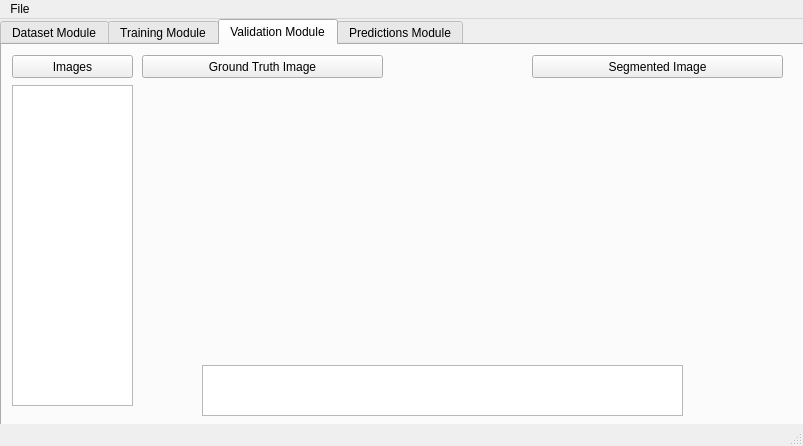
<?xml version="1.0" encoding="UTF-8"?>
<ui version="4.0">
 <class>MainWindow</class>
 <widget class="QMainWindow" name="MainWindow">
  <property name="geometry">
   <rect>
    <x>0</x>
    <y>0</y>
    <width>803</width>
    <height>446</height>
   </rect>
  </property>
  <property name="mouseTracking">
   <bool>false</bool>
  </property>
  <property name="focusPolicy">
   <enum>Qt::WheelFocus</enum>
  </property>
  <property name="windowTitle">
   <string>MainWindow</string>
  </property>
  <property name="animated">
   <bool>true</bool>
  </property>
  <property name="documentMode">
   <bool>false</bool>
  </property>
  <widget class="QWidget" name="centralwidget">
   <widget class="QLabel" name="label_3">
    <property name="geometry">
     <rect>
      <x>490</x>
      <y>190</y>
      <width>47</width>
      <height>13</height>
     </rect>
    </property>
    <property name="text">
     <string>Size:</string>
    </property>
   </widget>
   <widget class="QTabWidget" name="tabWidget">
    <property name="geometry">
     <rect>
      <x>0</x>
      <y>0</y>
      <width>871</width>
      <height>501</height>
     </rect>
    </property>
    <property name="currentIndex">
     <number>2</number>
    </property>
    <property name="iconSize">
     <size>
      <width>16</width>
      <height>16</height>
     </size>
    </property>
    <property name="movable">
     <bool>true</bool>
    </property>
    <widget class="QWidget" name="tab">
     <attribute name="title">
      <string>Dataset Module</string>
     </attribute>
     <widget class="QListWidget" name="listWidget">
      <property name="geometry">
       <rect>
        <x>10</x>
        <y>40</y>
        <width>101</width>
        <height>301</height>
       </rect>
      </property>
     </widget>
     <widget class="QLabel" name="label">
      <property name="geometry">
       <rect>
        <x>140</x>
        <y>10</y>
        <width>480</width>
        <height>320</height>
       </rect>
      </property>
      <property name="styleSheet">
       <string notr="true">background-image: url(C:/Users/ASUS/Downloads/81906226_2632607470152530_5638401227596234752_o.jpg);</string>
      </property>
      <property name="text">
       <string/>
      </property>
      <property name="pixmap">
       <pixmap>:/newPrefix/C:/Users/ASUS/Downloads/81906226_2632607470152530_5638401227596234752_o.jpg</pixmap>
      </property>
      <property name="scaledContents">
       <bool>true</bool>
      </property>
      <property name="wordWrap">
       <bool>false</bool>
      </property>
      <property name="openExternalLinks">
       <bool>false</bool>
      </property>
     </widget>
     <widget class="QPushButton" name="pushButton">
      <property name="geometry">
       <rect>
        <x>640</x>
        <y>10</y>
        <width>151</width>
        <height>23</height>
       </rect>
      </property>
      <property name="text">
       <string>Parameters</string>
      </property>
     </widget>
     <widget class="QListWidget" name="listWidget_4">
      <property name="geometry">
       <rect>
        <x>670</x>
        <y>190</y>
        <width>101</width>
        <height>131</height>
       </rect>
      </property>
      <item>
       <property name="text">
        <string>Trees</string>
       </property>
      </item>
      <item>
       <property name="text">
        <string>Banners </string>
       </property>
      </item>
     </widget>
     <widget class="QLabel" name="label_4">
      <property name="geometry">
       <rect>
        <x>719</x>
        <y>50</y>
        <width>31</width>
        <height>16</height>
       </rect>
      </property>
      <property name="text">
       <string>Type:</string>
      </property>
     </widget>
     <widget class="QLabel" name="label_5">
      <property name="geometry">
       <rect>
        <x>640</x>
        <y>160</y>
        <width>47</width>
        <height>13</height>
       </rect>
      </property>
      <property name="text">
       <string>Size:</string>
      </property>
     </widget>
     <widget class="QListWidget" name="listWidget_5">
      <property name="geometry">
       <rect>
        <x>670</x>
        <y>40</y>
        <width>101</width>
        <height>111</height>
       </rect>
      </property>
      <item>
       <property name="text">
        <string>Auto Label</string>
       </property>
      </item>
      <item>
       <property name="text">
        <string>Polygon</string>
       </property>
      </item>
      <item>
       <property name="text">
        <string>Brush</string>
       </property>
      </item>
     </widget>
     <widget class="QSpinBox" name="Size_2">
      <property name="geometry">
       <rect>
        <x>671</x>
        <y>160</y>
        <width>101</width>
        <height>22</height>
       </rect>
      </property>
      <property name="value">
       <number>1</number>
      </property>
      <property name="displayIntegerBase">
       <number>10</number>
      </property>
     </widget>
     <widget class="QPushButton" name="pushButton_13">
      <property name="geometry">
       <rect>
        <x>10</x>
        <y>10</y>
        <width>101</width>
        <height>23</height>
       </rect>
      </property>
      <property name="text">
       <string>Images</string>
      </property>
     </widget>
     <widget class="QPushButton" name="pushButton_14">
      <property name="geometry">
       <rect>
        <x>120</x>
        <y>350</y>
        <width>75</width>
        <height>23</height>
       </rect>
      </property>
      <property name="text">
       <string>Undo</string>
      </property>
     </widget>
     <widget class="QPushButton" name="pushButton_15">
      <property name="geometry">
       <rect>
        <x>611</x>
        <y>350</y>
        <width>75</width>
        <height>23</height>
       </rect>
      </property>
      <property name="text">
       <string>Save</string>
      </property>
     </widget>
    </widget>
    <widget class="QWidget" name="tab_2">
     <attribute name="title">
      <string>Training Module</string>
     </attribute>
     <widget class="QPushButton" name="pushButton_2">
      <property name="geometry">
       <rect>
        <x>20</x>
        <y>10</y>
        <width>171</width>
        <height>23</height>
       </rect>
      </property>
      <property name="text">
       <string>Images</string>
      </property>
     </widget>
     <widget class="QListWidget" name="listWidget_2">
      <property name="geometry">
       <rect>
        <x>20</x>
        <y>40</y>
        <width>171</width>
        <height>211</height>
       </rect>
      </property>
     </widget>
     <widget class="QPushButton" name="pushButton_4">
      <property name="geometry">
       <rect>
        <x>20</x>
        <y>260</y>
        <width>171</width>
        <height>23</height>
       </rect>
      </property>
      <property name="text">
       <string>Parameters</string>
      </property>
     </widget>
     <widget class="QPushButton" name="pushButton_5">
      <property name="geometry">
       <rect>
        <x>260</x>
        <y>120</y>
        <width>481</width>
        <height>81</height>
       </rect>
      </property>
      <property name="text">
       <string>Run Architecture</string>
      </property>
      <property name="icon">
       <iconset>
        <normaloff>C:/Users/lenovo/.designer/downloads/play-png-icon.png</normaloff>C:/Users/lenovo/.designer/downloads/play-png-icon.png</iconset>
      </property>
     </widget>
     <widget class="QPushButton" name="pushButton_6">
      <property name="geometry">
       <rect>
        <x>260</x>
        <y>230</y>
        <width>481</width>
        <height>81</height>
       </rect>
      </property>
      <property name="text">
       <string>Save Module</string>
      </property>
      <property name="icon">
       <iconset>
        <normaloff>C:/Users/lenovo/.designer/downloads/images (1).png</normaloff>C:/Users/lenovo/.designer/downloads/images (1).png</iconset>
      </property>
     </widget>
     <widget class="QSpinBox" name="spinBox">
      <property name="geometry">
       <rect>
        <x>80</x>
        <y>290</y>
        <width>111</width>
        <height>16</height>
       </rect>
      </property>
     </widget>
     <widget class="QLabel" name="label_9">
      <property name="geometry">
       <rect>
        <x>20</x>
        <y>290</y>
        <width>47</width>
        <height>13</height>
       </rect>
      </property>
      <property name="text">
       <string>Epochs:</string>
      </property>
     </widget>
     <widget class="QLabel" name="label_10">
      <property name="geometry">
       <rect>
        <x>20</x>
        <y>320</y>
        <width>61</width>
        <height>16</height>
       </rect>
      </property>
      <property name="text">
       <string>Batch Size:</string>
      </property>
     </widget>
     <widget class="QSpinBox" name="spinBox_2">
      <property name="geometry">
       <rect>
        <x>80</x>
        <y>320</y>
        <width>111</width>
        <height>16</height>
       </rect>
      </property>
     </widget>
     <widget class="QLabel" name="label_11">
      <property name="geometry">
       <rect>
        <x>20</x>
        <y>350</y>
        <width>71</width>
        <height>16</height>
       </rect>
      </property>
      <property name="text">
       <string>Learning Rate:</string>
      </property>
     </widget>
     <widget class="QDoubleSpinBox" name="doubleSpinBox">
      <property name="geometry">
       <rect>
        <x>100</x>
        <y>350</y>
        <width>91</width>
        <height>16</height>
       </rect>
      </property>
      <property name="mouseTracking">
       <bool>false</bool>
      </property>
      <property name="focusPolicy">
       <enum>Qt::NoFocus</enum>
      </property>
      <property name="buttonSymbols">
       <enum>QAbstractSpinBox::NoButtons</enum>
      </property>
      <property name="decimals">
       <number>6</number>
      </property>
      <property name="singleStep">
       <double>0.000000000000000</double>
      </property>
     </widget>
     <widget class="QLabel" name="label_12">
      <property name="geometry">
       <rect>
        <x>410</x>
        <y>30</y>
        <width>171</width>
        <height>81</height>
       </rect>
      </property>
      <property name="styleSheet">
       <string notr="true">background-image: url(:/newPrefix/giphy.gif);
image: url(:/newPrefix/giphy.gif);</string>
      </property>
      <property name="text">
       <string/>
      </property>
     </widget>
    </widget>
    <widget class="QWidget" name="tab_3">
     <attribute name="title">
      <string>Validation Module</string>
     </attribute>
     <widget class="QPushButton" name="pushButton_7">
      <property name="geometry">
       <rect>
        <x>10</x>
        <y>10</y>
        <width>121</width>
        <height>23</height>
       </rect>
      </property>
      <property name="text">
       <string>Images</string>
      </property>
     </widget>
     <widget class="QListWidget" name="listWidget_7">
      <property name="geometry">
       <rect>
        <x>10</x>
        <y>40</y>
        <width>121</width>
        <height>321</height>
       </rect>
      </property>
     </widget>
     <widget class="QPushButton" name="pushButton_8">
      <property name="geometry">
       <rect>
        <x>140</x>
        <y>10</y>
        <width>241</width>
        <height>23</height>
       </rect>
      </property>
      <property name="text">
       <string>Ground Truth Image</string>
      </property>
     </widget>
     <widget class="QLabel" name="label_2">
      <property name="geometry">
       <rect>
        <x>140</x>
        <y>40</y>
        <width>301</width>
        <height>261</height>
       </rect>
      </property>
      <property name="styleSheet">
       <string notr="true">background-image: url(C:/Users/ASUS/Downloads/81906226_2632607470152530_5638401227596234752_o.jpg);</string>
      </property>
      <property name="text">
       <string/>
      </property>
      <property name="pixmap">
       <pixmap>:/newPrefix/C:/Users/ASUS/Downloads/81906226_2632607470152530_5638401227596234752_o.jpg</pixmap>
      </property>
      <property name="scaledContents">
       <bool>true</bool>
      </property>
     </widget>
     <widget class="QPushButton" name="pushButton_9">
      <property name="geometry">
       <rect>
        <x>530</x>
        <y>10</y>
        <width>251</width>
        <height>23</height>
       </rect>
      </property>
      <property name="text">
       <string>Segmented Image</string>
      </property>
     </widget>
     <widget class="QLabel" name="label_6">
      <property name="geometry">
       <rect>
        <x>460</x>
        <y>40</y>
        <width>321</width>
        <height>261</height>
       </rect>
      </property>
      <property name="text">
       <string/>
      </property>
      <property name="pixmap">
       <pixmap>:/newPrefix/C:/Users/ASUS/Downloads/81906226_2632607470152530_5638401227596234752_o.jpg</pixmap>
      </property>
      <property name="scaledContents">
       <bool>true</bool>
      </property>
     </widget>
     <widget class="QListWidget" name="listWidget_8">
      <property name="geometry">
       <rect>
        <x>200</x>
        <y>320</y>
        <width>481</width>
        <height>51</height>
       </rect>
      </property>
      <property name="autoFillBackground">
       <bool>false</bool>
      </property>
     </widget>
    </widget>
    <widget class="QWidget" name="tab_4">
     <attribute name="title">
      <string>Predictions Module</string>
     </attribute>
     <widget class="QPushButton" name="pushButton_10">
      <property name="geometry">
       <rect>
        <x>10</x>
        <y>10</y>
        <width>121</width>
        <height>23</height>
       </rect>
      </property>
      <property name="text">
       <string>Images</string>
      </property>
     </widget>
     <widget class="QListWidget" name="listWidget_9">
      <property name="geometry">
       <rect>
        <x>10</x>
        <y>40</y>
        <width>121</width>
        <height>321</height>
       </rect>
      </property>
     </widget>
     <widget class="QLabel" name="label_7">
      <property name="geometry">
       <rect>
        <x>146</x>
        <y>42</y>
        <width>301</width>
        <height>251</height>
       </rect>
      </property>
      <property name="text">
       <string/>
      </property>
      <property name="pixmap">
       <pixmap>:/newPrefix/C:/Users/ASUS/Downloads/81906226_2632607470152530_5638401227596234752_o.jpg</pixmap>
      </property>
      <property name="scaledContents">
       <bool>true</bool>
      </property>
     </widget>
     <widget class="QLabel" name="label_8">
      <property name="geometry">
       <rect>
        <x>470</x>
        <y>40</y>
        <width>311</width>
        <height>251</height>
       </rect>
      </property>
      <property name="text">
       <string/>
      </property>
      <property name="pixmap">
       <pixmap>:/newPrefix/C:/Users/ASUS/Downloads/81906226_2632607470152530_5638401227596234752_o.jpg</pixmap>
      </property>
      <property name="scaledContents">
       <bool>true</bool>
      </property>
     </widget>
     <widget class="QPushButton" name="pushButton_11">
      <property name="geometry">
       <rect>
        <x>140</x>
        <y>10</y>
        <width>241</width>
        <height>23</height>
       </rect>
      </property>
      <property name="text">
       <string>Original Image</string>
      </property>
     </widget>
     <widget class="QPushButton" name="pushButton_12">
      <property name="geometry">
       <rect>
        <x>540</x>
        <y>10</y>
        <width>241</width>
        <height>23</height>
       </rect>
      </property>
      <property name="text">
       <string>Segmented Image</string>
      </property>
     </widget>
    </widget>
   </widget>
  </widget>
  <widget class="QMenuBar" name="menubar">
   <property name="geometry">
    <rect>
     <x>0</x>
     <y>0</y>
     <width>803</width>
     <height>21</height>
    </rect>
   </property>
   <widget class="QMenu" name="menuFile">
    <property name="title">
     <string>File</string>
    </property>
    <addaction name="separator"/>
    <addaction name="actionOutput_Directory"/>
   </widget>
   <addaction name="menuFile"/>
  </widget>
  <widget class="QStatusBar" name="statusbar"/>
  <action name="actionOutput_Directory">
   <property name="text">
    <string>Output Directory</string>
   </property>
  </action>
 </widget>
 <resources>
  <include location="designer/deigner.qrc"/>
 </resources>
 <connections/>
</ui>
